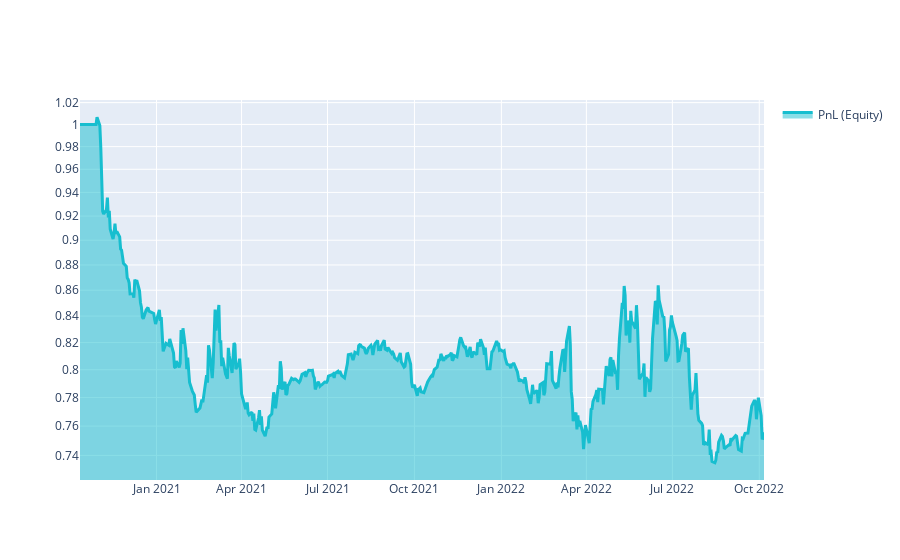

Write notebook code for a chart like this one.
### Markdown cell above
# Group27_150_20_2Y

### Code cell
import xarray as xr

import qnt.ta as qnta
import qnt.data as qndata
import qnt.output as qnout
import qnt.stats as qns

# 2 years - 150/20 days

data = qndata.stocks.load_ndx_data(min_date="2020-10-10")

close     = data.sel(field="close")
is_liquid = data.sel(field="is_liquid")
sma_slow  = qnta.sma(close, 150)
sma_fast  = qnta.sma(close, 20)
weights   = xr.where(sma_slow < sma_fast, 1, -1)
weights   = weights * is_liquid

weights = qnout.clean(weights, data, "stocks_nasdaq100")

# calc stats
stats = qns.calc_stat(data, weights.sel(time=slice("2020-10-10", None)))
display(stats.to_pandas().tail())

# graph
performance = stats.to_pandas()["equity"]
import qnt.graph as qngraph

qngraph.make_plot_filled(performance.index, performance, name="PnL (Equity)", type="log")

### Figure 1 — Plotly figure (JSON) as saved in the notebook; plotly's stock layout.template omitted (floating-point values rounded to 4 significant figures; data arrays with more than 128 entries replaced by an {"elided": "..."} marker saying what was removed)
{"data": [{"fill": "tonexty", "line": {"color": "#17BECF", "width": 3}, "name": "PnL (Equity)", "type": "scatter", "x": {"elided": "501 str values"}, "y": {"elided": "501 float values"}}], "layout": {"showlegend": true, "yaxis": {"range": [-0.1405, 0.009643], "type": "log"}}}
